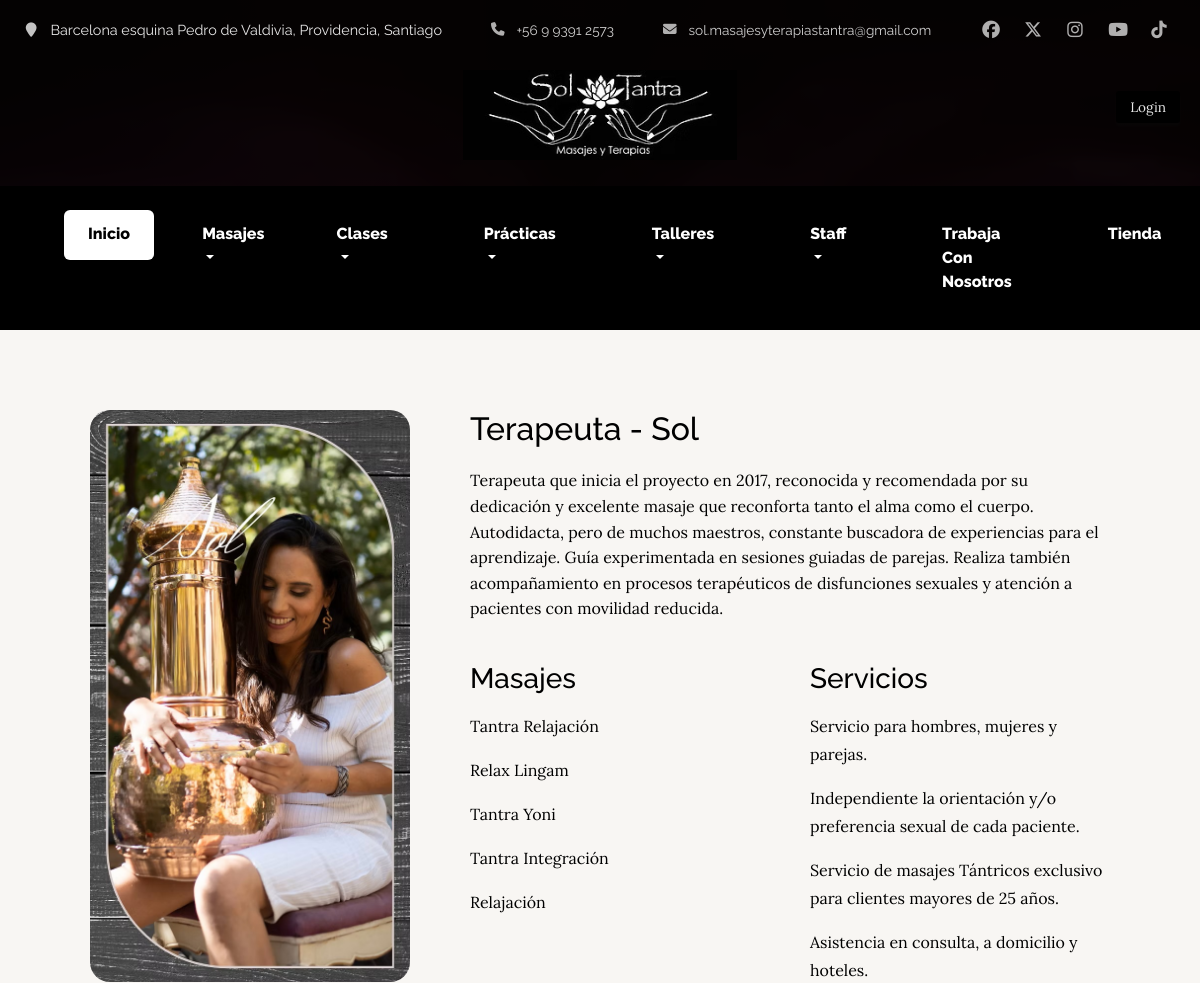
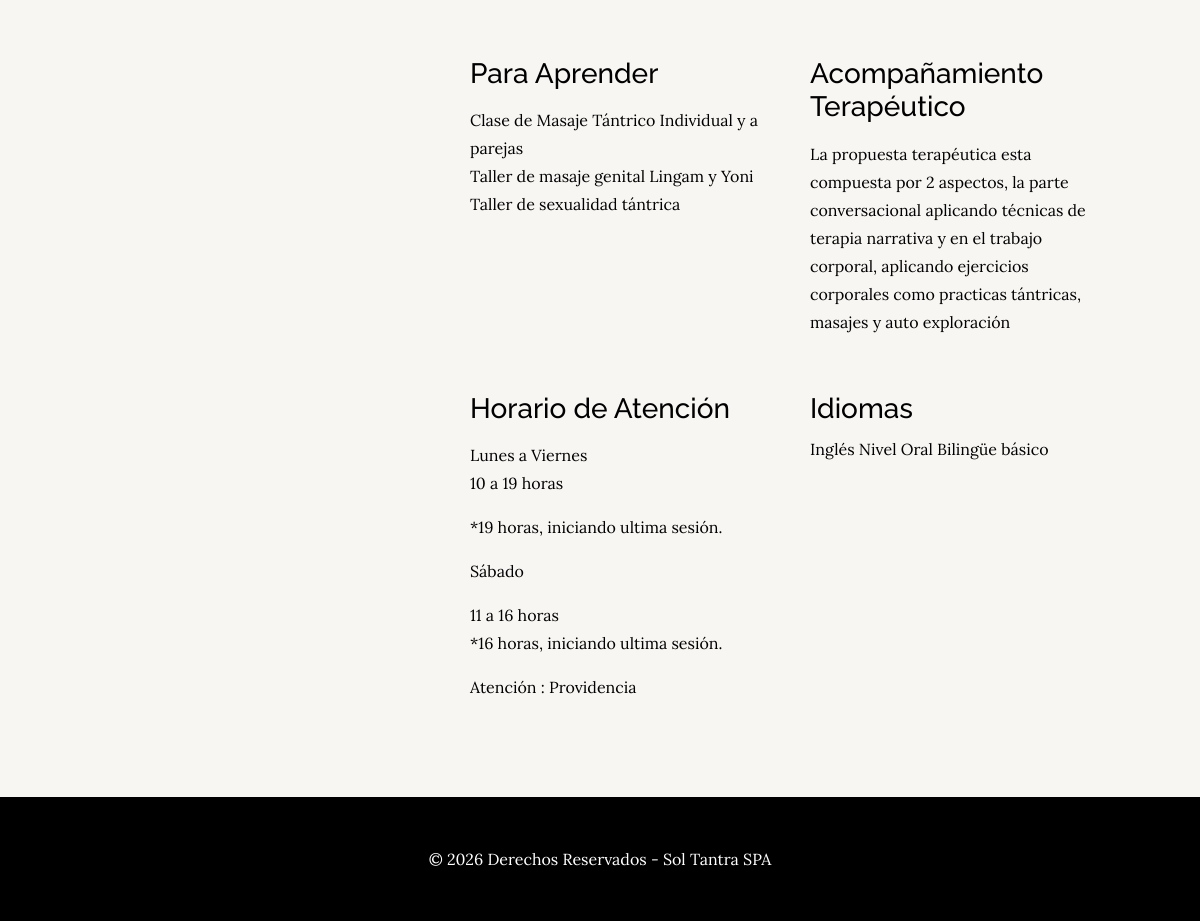
The page /staff/sol-terapeuta/ on the database its author committed (2 pictures, top to bottom).
### core/models.py (models this page shows, shortened)
class Staff(models.Model):
    user = models.OneToOneField(User, on_delete=models.CASCADE, null=True, blank=True)
    nombre = models.CharField(max_length=100)
    cargo = models.CharField(max_length=100)
    descripcion = models.TextField()
    masajes = models.TextField()
    servicios = models.TextField()
    para_aprender = models.TextField(blank=True, null=True)
    acompanamiento_terapeutico = models.TextField(blank=True, null=True)
    horario_atencion = models.TextField()
    idiomas = models.TextField()
    imagen = models.ImageField(upload_to="staff/")
    activo = models.BooleanField(default=True)
    slug = models.SlugField(unique=True, blank=True)

### core/views.py (the view)
# urls.py: path("staff/<slug:slug>/", views.staff_detail, name="staff_detail"),
def staff_detail(request, slug):
    member = get_object_or_404(Staff, slug=slug, activo=True)
    return render(request, "core/staff_detail.html", {
        "member": member
    })

### core/context_processors.py (called while the page is built)
def staff_members(request):
    return {
        "navbar_staff":
Staff.objects.filter(activo=True)
    }

### core/templates/core/staff_detail.html
{% extends "core/base.html" %}
{% load static %}
{% block content %}
<section class="staff-detail-container">
    <div class="staff-detail-layout">
        <div class="staff-image">
            <img src="{{ member.imagen.url }}" alt="{{ member.nombre }}">
        </div>
        <div class="staff-info">
            <h1>Terapeuta - {{ member.nombre }}</h1>
            <p class="staff-description">
                {{ member.descripcion }}
            </p>
            <div class="staff-columns">
                <div class="staff-block">
                    <h3>Masajes</h3>
                    <p>{{ member.masajes|linebreaks }}</p>
                </div>
                <div class="staff-block">
                    <h3>Servicios</h3>
                    <p>{{ member.servicios|linebreaks }}</p>
                </div>
                <div class="staff-block">
                    <h3>Para Aprender</h3>
                    <p>{{ member.para_aprender|linebreaks }}</p>
                </div>
                <div class="staff-block">
                    <h3>Acompañamiento Terapéutico</h3>
                    <p>{{ member.acompanamiento_terapeutico|linebreaks }}</p>
                </div>
                <div class="staff-block">
                    <h3>Horario de Atención</h3>
                    <p>{{ member.horario_atencion|linebreaks }}</p>
                </div>
                <div class="staff-block">
                    <h3>Idiomas</h3>
                    <p>{{ member.idiomas }}</p>
                </div>
            </div>
        </div>
    </div>
</section>
{% endblock %}

### core/static/core/css/videos.css (style rules this page uses)
body { background-color: #ffffff !important; color: #000000; }

### core/static/core/css/business-casual.css (style rules this page uses)
body { font-family: 'Lora'; background: linear-gradient( rgba(47, 23, 15, 0.65), rgba(47, 23, 15, 0.65) ), url("../img/bg.jpg"); background-attachment: fixed; background-position: center; background-size: cover; }
h1, h2, h3, h4, h5, h6 { font-family: 'Raleway'; }
p { line-height: 1.75; }
img { max-width: 100%; height: auto; }
body { margin: 0; padding: 0; }
html, body { max-width: 100%; overflow-x: hidden; }
html { scroll-behavior: smooth; }
.staff-detail-container { padding: 80px 0; background-color: #f8f6f3; }
.staff-detail-layout { width: 85%; margin: 0 auto; display: flex; gap: 60px; align-items: flex-start; }
.staff-image { flex: 1; }
.staff-image img { width: 100%; border-radius: 20px; object-fit: cover; }
.staff-info { flex: 2; }
.staff-info h1 { margin-bottom: 20px; font-size: 32px; }
.staff-description { margin-bottom: 40px; line-height: 1.6; }
.staff-columns { display: grid; grid-template-columns: repeat(2, 1fr); gap: 40px; }
.staff-block h3 { margin-bottom: 10px; }

### rows shown on the page
Staff: imagen (picture), nombre "Sol", descripcion "Terapeuta que inicia el proyecto en 2017, reconocida y recomendada por su dedicación y excelente masaje que reconforta tanto el alma como el cuerpo. Autodidacta, pero de muchos maestros, constante buscadora de experiencias para el aprendizaje. Guía experimentada en sesiones guiadas de parejas. Realiza también acompañamiento en procesos terapéuticos de disfunciones sexuales y atención a pacientes con movilidad reducida.", masajes "Tantra Relajación Relax Lingam Tantra Yoni Tantra Integración Relajación", servicios "Servicio para hombres, mujeres y parejas. Independiente la orientación y/o preferencia sexual de cada paciente. Servicio de masajes Tántricos exclusivo para clientes mayores de 25 años. Asistencia en consulta, a domicilio y hoteles.", para_aprender "Clase de Masaje Tántrico Individual y a parejas Taller de masaje genital Lingam y Yoni Taller de sexualidad tántrica", acompanamiento_terapeutico "La propuesta terapéutica esta compuesta por 2 aspectos, la parte conversacional aplicando técnicas de terapia narrativa y en el trabajo corporal, aplicando ejercicios corporales como practicas tántricas, masajes y auto exploración", horario_atencion "Lunes a Viernes 10 a 19 horas *19 horas, iniciando ultima sesión. Sábado 11 a 16 horas *16 horas, iniciando ultima sesión. Atención : Providencia", idiomas "Inglés Nivel Oral Bilingüe básico"
